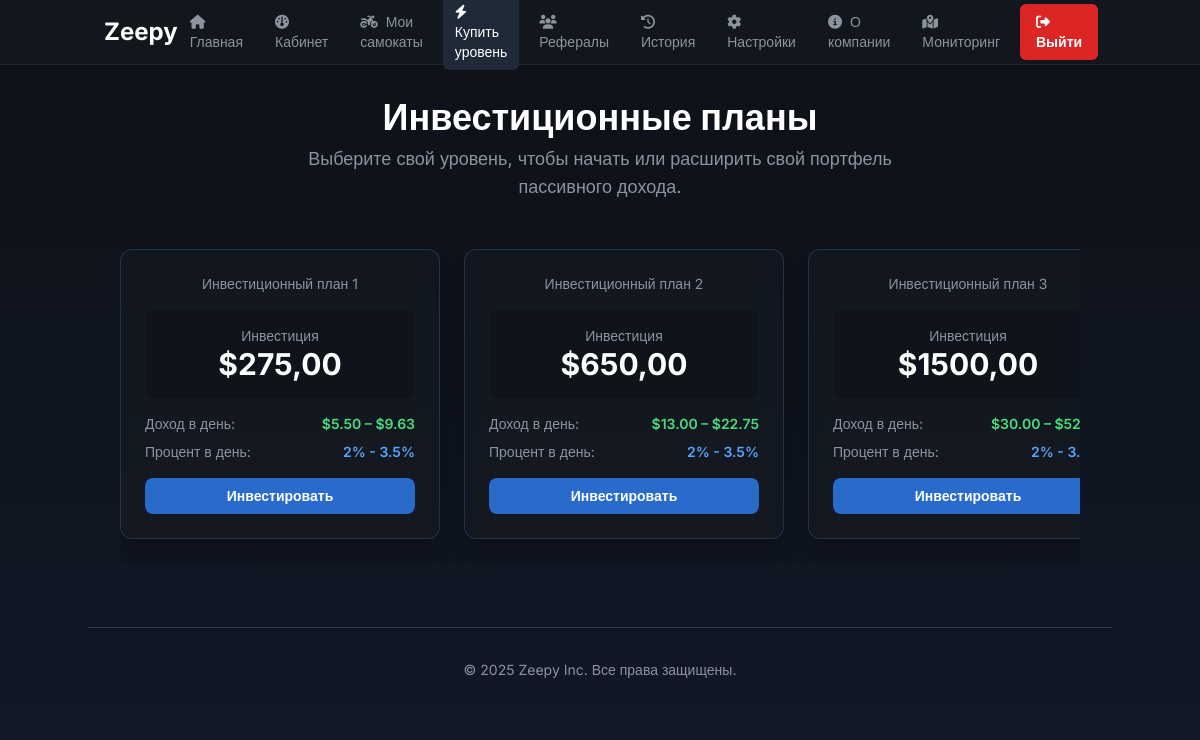
/buy/, run on the app's committed database.
### core/models.py (models this page shows, shortened)
class ScooterLevel(models.Model):
    number = models.PositiveIntegerField(
        unique=True,
        verbose_name="Номер уровня"
    )
    price = models.DecimalField(
        max_digits=10,
        decimal_places=2,
        default=Decimal('0.00'),
        verbose_name="Цена (€)"
    )
    income = models.DecimalField(
        max_digits=10,
        decimal_places=2,
        default=Decimal('0.00'),
        verbose_name="Ориентировочный доход в день (€)"
    )
    min_daily_profit = models.DecimalField(
        max_digits=10,
        decimal_places=2,
        default=Decimal('0.00'),
        verbose_name="Мин. дневная прибыль (€)"
    )
    max_daily_profit = models.DecimalField(
        max_digits=10,
        decimal_places=2,
        default=Decimal('0.00'),
        verbose_name="Макс. дневная прибыль (€)"
    )
    expected_scooter_count = models.PositiveIntegerField(
        default=1,
        verbose_name="Кол-во самокатов"
    )
    description = models.TextField(
        verbose_name="Описание уровня",
        blank=True,
        help_text="Краткое описание преимуществ этого уровня"
    )
    photo = models.ImageField(
        verbose_name="Фото уровня",
        upload_to='levels/',
        blank=True,
        null=True
    )
    class Meta:
        verbose_name = "Уровень самокатов"
        verbose_name_plural = "Уровни самокатов"
        ordering = ['number']

### core/views.py (the view)
# urls.py: path('buy/', views.buy_view, name='buy_level'),
def buy_view(request):
    levels = ScooterLevel.objects.all().order_by('number')
    return render(request, 'buy_level.html', {'levels': levels})

### core/templates/buy_level.html (shortened to what this page needs)
{% load static %}
<!DOCTYPE html>
<html lang="ru">
<head>
    <script src="https://cdn.tailwindcss.com"></script>
    <script src="https://cdn.tailwindcss.com/3.4.1?plugins=line-clamp"></script>
    <link rel="stylesheet" href="https://cdnjs.cloudflare.com/ajax/libs/font-awesome/6.4.0/css/all.min.css">
</head>
<body class="bg-brand-dark text-brand-text antialiased">
    <nav class="sticky top-0 z-50 border-b border-brand-border/50">
        <div class="container mx-auto px-4">
            <div class="flex justify-between items-center h-16">
                <div class="text-2xl font-bold text-white">Zeepy</div>
                <div class="hidden md:flex items-center space-x-2">
                     <a href="/" class="px-3 py-2 rounded-md text-sm font-medium text-brand-secondary hover:bg-gray-700 hover:text-white transition-colors"><i class="fas fa-home mr-2"></i>Главная</a>
                     <a href="/dashboard/" class="px-3 py-2 rounded-md text-sm font-medium text-brand-secondary hover:bg-gray-700 hover:text-white transition-colors"><i class="fas fa-gauge mr-2"></i>Кабинет</a>
                     <a href="/my-scooters/" class="px-3 py-2 rounded-md text-sm font-medium text-brand-secondary hover:bg-gray-700 hover:text-white transition-colors"><i class="fas fa-motorcycle mr-2"></i>Мои самокаты</a>
                     <a href="{% url 'buy_level' %}" class="px-3 py-2 rounded-md text-sm font-medium bg-gray-800 text-white"><i class="fas fa-bolt mr-2"></i>Купить уровень</a>
                     <a href="/referral/" class="px-3 py-2 rounded-md text-sm font-medium text-brand-secondary hover:bg-gray-700 hover:text-white transition-colors"><i class="fas fa-users mr-2"></i>Рефералы</a>
                     <a href="{% url 'history' %}" class="px-3 py-2 rounded-md text-sm font-medium text-brand-secondary hover:bg-gray-700 hover:text-white transition-colors"><i class="fas fa-history mr-2"></i>История</a>
                     <a href="/settings/" class="px-3 py-2 rounded-md text-sm font-medium text-brand-secondary hover:bg-gray-700 hover:text-white transition-colors"><i class="fas fa-cog mr-2"></i>Настройки</a>
                     <a href="/about/" class="px-3 py-2 rounded-md text-sm font-medium text-brand-secondary hover:bg-gray-700 hover:text-white transition-colors"><i class="fas fa-info-circle mr-2"></i>О компании</a>
                     <a href="/monitoring/" class="px-3 py-2 rounded-md text-sm font-medium text-brand-secondary hover:bg-gray-700 hover:text-white transition-colors"><i class="fas fa-map-marked-alt mr-2"></i>Мониторинг</a>
                     <a href="/logout/" class="ml-4 px-4 py-2 rounded-md text-sm font-semibold bg-red-600 text-white hover:bg-red-700 transition-colors"><i class="fas fa-sign-out-alt mr-2"></i>Выйти</a>
                </div>
            </div>
        </div>
    </nav>
    <main class="container mx-auto p-4 md:p-6 lg:p-8">
        <div class="text-center mb-8 md:mb-12">
            <h1 class="text-3xl md:text-4xl font-bold text-white">Инвестиционные планы</h1>
            <p class="mt-2 text-lg text-brand-secondary max-w-2xl mx-auto">Выберите свой уровень, чтобы начать или расширить свой портфель пассивного дохода.</p>
        </div>
        <div class="flex overflow-x-auto space-x-6 pb-6 custom-scrollbar">
            {% for level in levels %}
        <div class="level-card flex-shrink-0 w-80 glass-effect rounded-xl p-6 flex flex-col transition-transform duration-300 hover:-translate-y-2"
                    data-level-id="{{ level.id }}"
                     data-level-number="{{ level.number }}"
                     data-level-price="{{ level.price }}"
                     data-level-image="{% static 'images/zeepyscooter.png' %}"
                     data-level-description="{{ level.description|default:'Подробное описание для этого уровня скоро появится.' }}">
                <div class="flex-grow cursor-pointer level-info-trigger">
                    <div class="text-center mb-4">
                        <p class="text-sm text-brand-secondary">Инвестиционный план {{ level.number }}</p>
                    </div>
                    <div class="bg-brand-dark/50 rounded-lg p-4 mb-4 text-center">
                        <p class="text-sm text-brand-secondary">Инвестиция</p>
                        <p class="text-3xl font-bold text-white">${{ level.price|floatformat:2 }}</p>
                    </div>
                    <div class="text-sm space-y-2 mb-4">
                        <p class="flex justify-between">
                            <span class="text-brand-secondary">Доход в день:</span>
                            <span class="font-semibold text-green-400 income-amount-display"></span>
                        </p>
                        <p class="flex justify-between">
                            <span class="text-brand-secondary">Процент в день:</span>
                            <span class="font-semibold text-brand-primary-hover">2% - 3.5%</span>
                        </p>
                    </div>
                </div>
                <button type="button" class="buy-button glass-button w-full mt-auto text-center block px-4 py-2 rounded-lg text-sm font-semibold bg-brand-primary/80 text-white hover:bg-brand-primary-hover/90">
                    <span>Инвестировать</span>
                </button>
            </div>
            {% endfor %}
        </div>
    </main>
    <footer class="container mx-auto text-center py-8 px-4 mt-8 border-t border-brand-border">
        <p class="text-sm text-brand-secondary">&copy; 2025 Zeepy Inc. Все права защищены.</p>
    </footer>
</body>
</html>

### core/templates/buy_level.html (style rules this page uses)
body { font-family: 'Inter', sans-serif; color: #C9D1D9; background-color: #0D1117; background-image: linear-gradient(180deg, #0D1117 0%, #111827 25%, #1D1B36 50%, #112F41 75%, #0D1117 100%); background-size: 100% 400%; background-attachment: fixed; animation: animate-background 30s ease infinite; }
nav { background-color: rgba(22, 27, 34, 0.7); backdrop-filter: blur(12px); -webkit-backdrop-filter: blur(12px); }
.glass-effect { background: rgba(22, 27, 34, 0.65); backdrop-filter: blur(15px); -webkit-backdrop-filter: blur(15px); border: 1px solid rgba(88, 166, 255, 0.2); box-shadow: 0 15px 30px rgba(0, 0, 0, 0.3); }
.glass-button { position: relative; overflow: hidden; transition: all 0.2s ease; }

### data on the page
ScooterLevel: number "1", price "275,00"
ScooterLevel: number "2", price "650,00"
ScooterLevel: number "3", price "1500,00"
